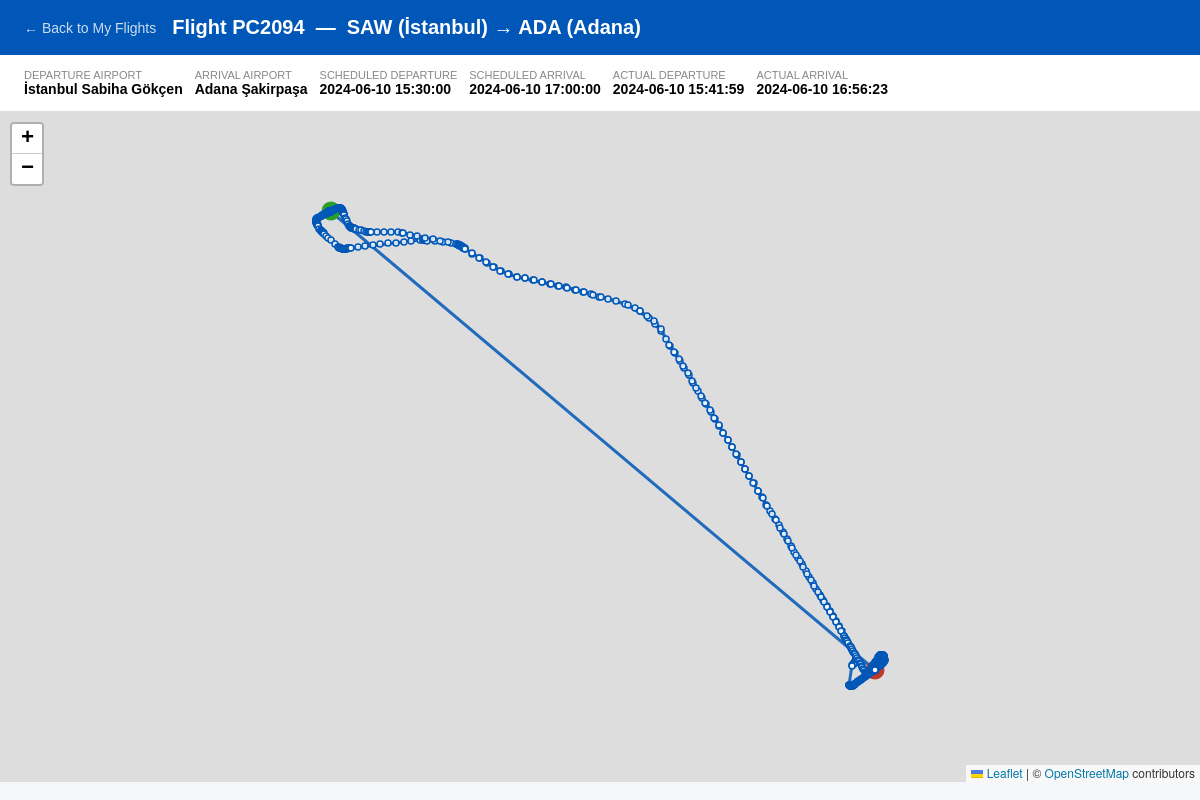
Screenshot of /project/user/flight_path.php?flightNumber=PC2094&scheduledDeparture=2024-06-10+15:30:00 (signed in) with the database file from the repository.
### tables this page shows
CREATE TABLE flight (
  aircraftRegistration varchar(8),  
  departedAirport varchar(6) NOT NULL,  
  arrivedAirport varchar(6) NOT NULL,  
  flightNumber varchar(6) NOT NULL,  
  scheduledDeparture datetime NOT NULL,  
  scheduledArrival datetime NOT NULL,  
  actualDeparture datetime NOT NULL,  
  actualArrival datetime NOT NULL,  
  PRIMARY KEY (flightNumber, scheduledDeparture),
  CONSTRAINT flightFliesFrom FOREIGN KEY (departedAirport) REFERENCES airport (codeICAO),
  CONSTRAINT flightFliesTo FOREIGN KEY (arrivedAirport) REFERENCES airport (codeICAO),
  CONSTRAINT flightUsesAircraft FOREIGN KEY (aircraftRegistration) REFERENCES aircraft (registration) ON UPDATE CASCADE
);

CREATE TABLE airport (
  latitude float(11) NOT NULL,  
  longitude float(11) NOT NULL,  
  codeICAO varchar(4) PRIMARY KEY NOT NULL,  
  codeIATA varchar(3),  
  runways varchar(100) NOT NULL,  
  pname varchar(100) NOT NULL,  
  city varchar(100) NOT NULL,  
  country varchar(2) NOT NULL,  
  avgAircraftToRunway int(11),  
  avgGateToAircraftByBus int(11)  
);

### project/user/flight_path.php (the view, shortened to what this page needs)
<?php
$flightNumber       = isset($_GET['flightNumber'])       ? trim($_GET['flightNumber'])       : '';
$scheduledDeparture = isset($_GET['scheduledDeparture']) ? trim($_GET['scheduledDeparture']) : '';
$host   = "127.0.0.1";
$dbname = "flightdiary306";
$dbuser = "root";
$dbpass = "";
try {
    $pdo = new PDO("mysql:host=$host;dbname=$dbname;charset=utf8mb4", $dbuser, $dbpass);
    $pdo->setAttribute(PDO::ATTR_ERRMODE, PDO::ERRMODE_EXCEPTION);
    $flightStmt = $pdo->prepare("
        SELECT
            f.flightNumber,
            f.scheduledDeparture,
            f.scheduledArrival,
            f.actualDeparture,
            f.actualArrival,
            dep.pname    AS depName,
            dep.city     AS depCity,
            dep.codeIATA AS depIATA,
            dep.latitude AS depLat,
            dep.longitude AS depLng,
            arr.pname    AS arrName,
            arr.city     AS arrCity,
            arr.codeIATA AS arrIATA,
            arr.latitude AS arrLat,
            arr.longitude AS arrLng
        FROM flight f
        JOIN airport dep ON dep.codeICAO = f.departedAirport
        JOIN airport arr ON arr.codeICAO = f.arrivedAirport
        WHERE f.flightNumber = ?
          AND f.scheduledDeparture = ?
        LIMIT 1
    ");
    $flightStmt->execute([$flightNumber, $scheduledDeparture]);
    $flight = $flightStmt->fetch(PDO::FETCH_ASSOC);
    $pathStmt = $pdo->prepare("
        SELECT latitude, longitude, altitude, speed, heading, epochTimestamp
        FROM path
        WHERE flightNumber = ?
        ORDER BY epochTimestamp ASC
    ");
    $pathStmt->execute([$flightNumber]);
    $pathPoints = $pathStmt->fetchAll(PDO::FETCH_ASSOC);
} catch (PDOException $e) {
    die("Database error: " . $e->getMessage());
}
?>
<!DOCTYPE html>
<html lang="en">
<head>
    <link rel="stylesheet" href="https://unpkg.com/leaflet@1.9.4/dist/leaflet.css" />
</head>
<body>
<header>
    <a href="tickets.php">&larr; Back to My Flights</a>
    <h1>
        Flight <?php echo htmlspecialchars($flightNumber); ?> &nbsp;&mdash;&nbsp;
        <?php echo htmlspecialchars($flight['depIATA'] . ' (' . $flight['depCity'] . ')'); ?>
        &rarr;
        <?php echo htmlspecialchars($flight['arrIATA'] . ' (' . $flight['arrCity'] . ')'); ?>
    </h1>
</header>
<div class="info-bar">
    <div class="info-item">
        <span>Departure Airport</span>
        <span><?php echo htmlspecialchars($flight['depName']); ?></span>
    </div>
    <div class="info-item">
        <span>Arrival Airport</span>
        <span><?php echo htmlspecialchars($flight['arrName']); ?></span>
    </div>
    <div class="info-item">
        <span>Scheduled Departure</span>
        <span><?php echo htmlspecialchars($flight['scheduledDeparture']); ?></span>
    </div>
    <div class="info-item">
        <span>Scheduled Arrival</span>
        <span><?php echo htmlspecialchars($flight['scheduledArrival']); ?></span>
    </div>
    <div class="info-item">
        <span>Actual Departure</span>
        <span><?php echo htmlspecialchars($flight['actualDeparture']); ?></span>
    </div>
    <div class="info-item">
        <span>Actual Arrival</span>
        <span><?php echo htmlspecialchars($flight['actualArrival']); ?></span>
    </div>
</div>
<?php if (empty($pathPoints)): ?>
    <div class="no-path">No flight path data available for this flight.</div>
<?php else: ?>
    <div id="map"></div>
<?php endif; ?>
</body>
</html>

### project/user/flight_path.php (style rules this page uses)
* { box-sizing: border-box; margin: 0; padding: 0; }
body { font-family: Arial, sans-serif; background: #f5f7fa; }
header { background: #0057b7; color: #fff; padding: 16px 24px; display: flex; align-items: center; gap: 16px; }
header a { color: #cde; text-decoration: none; font-size: 14px; }
header h1 { font-size: 20px; }
.info-bar { display: flex; flex-wrap: wrap; gap: 12px; padding: 14px 24px; background: #fff; border-bottom: 1px solid #ddd; font-size: 14px; }
.info-item { display: flex; flex-direction: column; }
.info-item span:first-child { font-size: 11px; color: #888; text-transform: uppercase; }
.info-item span:last-child { font-weight: bold; }
#map { width: 100%; height: calc(100vh - 130px); }

### rows the page displays
flight: departedAirport.city "SAW (İstanbul)", arrivedAirport.city "ADA (Adana)", departedAirport.pname "İstanbul Sabiha Gökçen", arrivedAirport.pname "Adana Şakirpaşa", scheduledDeparture "2024-06-10 15:30:00", scheduledArrival "2024-06-10 17:00:00", actualDeparture "2024-06-10 15:41:59", actualArrival "2024-06-10 16:56:23"

### other values shown
$flightNumber "PC2094"
